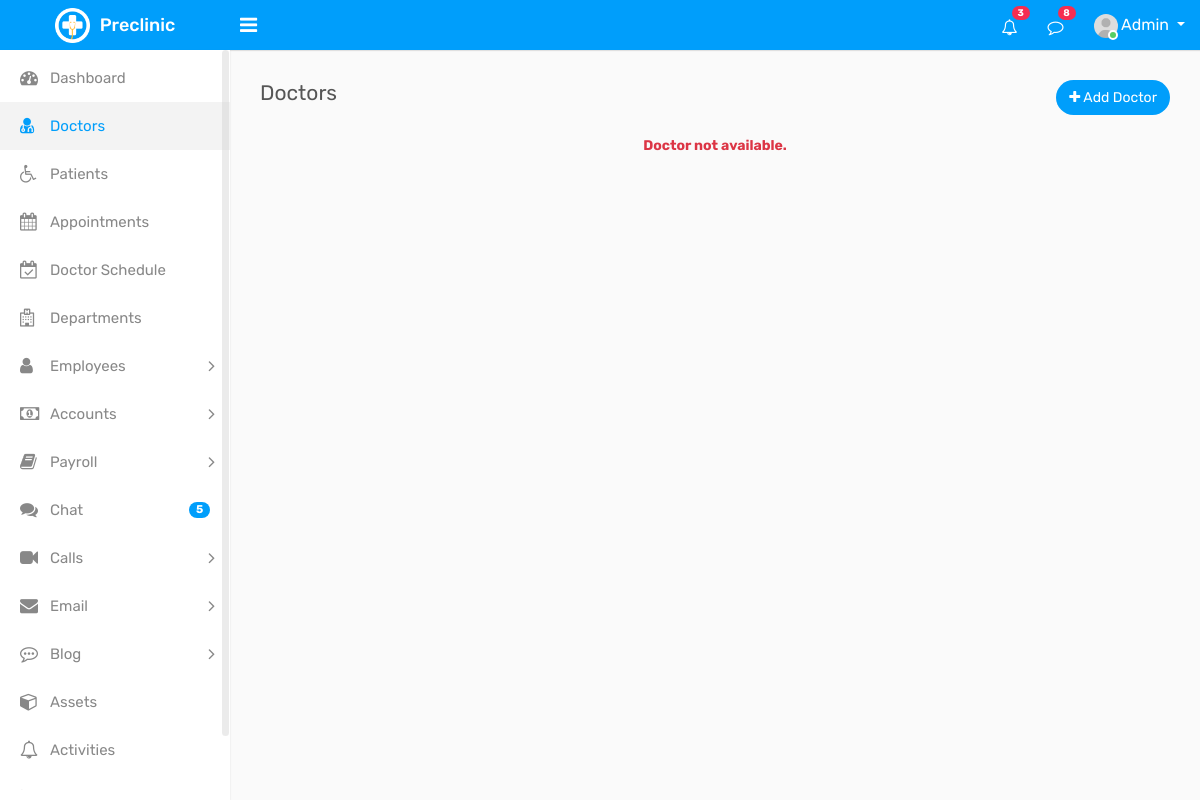
/doctors, run on an earlier commit of the app's database.
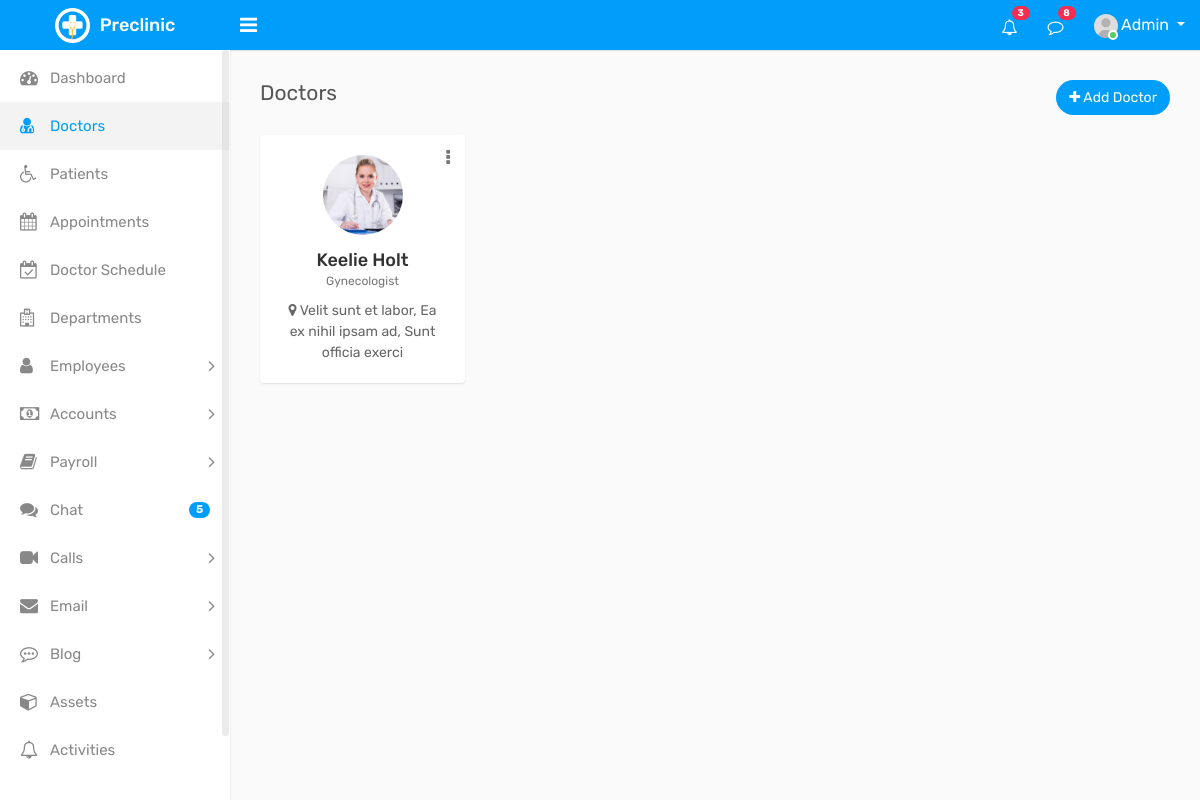
And on a later commit of the database.
### core/models.py (models this page shows, shortened)
class Doctor(models.Model):
    user = models.ForeignKey(User, on_delete=models.CASCADE)
    dob = models.DateField(
        auto_now=False, auto_now_add=False, null=True, blank=True)
    gender = models.CharField(max_length=50, null=True, blank=True)
    address = models.CharField(max_length=250, null=True, blank=True)
    country = models.CharField(max_length=250, null=True, blank=True)
    city = models.CharField(max_length=250, null=True, blank=True)
    state = models.CharField(max_length=250, null=True, blank=True)
    postal_code = models.CharField(max_length=50, null=True, blank=True)
    phone = models.CharField(max_length=50, null=True, blank=True)
    avatar = models.ImageField(
        upload_to="DoctorImage", default="default/user.jpg")
    short_dio = models.TextField(null=True, blank=True)
    status = models.CharField(max_length=50, null=True, blank=True)

### core/views.py (the view)
# urls.py: path('doctors', doctor, name="doctor-list"),
def doctor(request):
    doctors = Doctor.objects.order_by("-id")
    return render(request, "core/doctor.html", locals())

### core/templates/core/doctor.html (shortened to what this page needs)
{% extends 'base/base.html' %}
{% load static %}
{% block body %}
<div class="content">
    <div class="row">
        <div class="col-sm-4 col-3">
            <h4 class="page-title">Doctors</h4>
        </div>
        <div class="col-sm-8 col-9 text-right m-b-20">
            <a href="{% url 'add-doctor' %}" class="btn btn-primary btn-rounded float-right"><i class="fa fa-plus"></i>
                Add Doctor</a>
        </div>
    </div>
    <div class="row doctor-grid">
        {% if doctors %}
        {% for doctor in doctors %}
        <div class="col-md-4 col-sm-4  col-lg-3">
            <div class="profile-widget">
                <div class="doctor-img">
                    <a class="avatar" href="#"><img alt=""
                            src="{{doctor.avatar.url}}"></a>
                </div>
                <div class="dropdown profile-action">
                    <a href="#" class="action-icon dropdown-toggle" data-toggle="dropdown" aria-expanded="false"><i
                            class="fa fa-ellipsis-v"></i></a>
                </div>
                <h4 class="doctor-name text-ellipsis"><a href="#">{{doctor.user.first_name}} {{doctor.user.last_name}}</a></h4>
                <div class="doc-prof">Gynecologist</div>
                <div class="user-country">
                    <i class="fa fa-map-marker"></i> {{doctor.country}},
                    {{doctor.city}}, {{doctor.state}}
                </div>
            </div>
        </div>
        {% endfor %}
        {% else %}
        <p class="text-center text-danger w-100 font-weight-bold">Doctor not available.</p>
        {% endif %}
    </div>
</div>
{% endblock body %}

### templates/base/base.html (shortened to what this page needs)
<!DOCTYPE html>
{% load static %}
<html lang="en">
<head>
    <link rel="stylesheet" type="text/css" href="{% static 'base/assets/css/bootstrap.min.css' %}">
    <link rel="stylesheet" type="text/css" href="{% static 'base/assets/css/font-awesome.min.css' %}">
    <link rel="stylesheet" type="text/css" href="{% static 'base/assets/css/style.css' %}">
</head>
{% url 'home' as home %}
{% url 'doctor-list' as doctor %}
{% url 'add-doctor' as add_doctor %}
{% url 'patient-list' as patient %}
{% url 'add-patient' as add_patient %}
{% url 'appointment' as appointment %}
{% url 'add_appointment' as add_appointment %}
<body>
    <div class="main-wrapper">
        <div class="header">
            <div class="header-left">
                <a href="{% url 'home' %}" class="logo">
                    <img src="{% static 'base/assets/img/logo.png' %}" width="35" height="35" alt="">
                    <span>Preclinic</span>
                </a>
            </div>
            <a id="toggle_btn" href="javascript:void(0);"><i class="fa fa-bars"></i></a>
            <ul class="nav user-menu float-right">
                <li class="nav-item dropdown d-none d-sm-block">
                    <a href="#" class="dropdown-toggle nav-link" data-toggle="dropdown"><i class="fa fa-bell-o"></i>
                        <span class="badge badge-pill bg-danger float-right">3</span></a>
                </li>
                <li class="nav-item dropdown d-none d-sm-block">
                    <a href="javascript:void(0);" id="open_msg_box" class="hasnotifications nav-link"><i
                            class="fa fa-comment-o"></i> <span
                            class="badge badge-pill bg-danger float-right">8</span></a>
                </li>
                <li class="nav-item dropdown has-arrow">
                    <a href="#" class="dropdown-toggle nav-link user-link" data-toggle="dropdown">
                        <span class="user-img">
                            <img class="rounded-circle" src="{% static 'base/assets/img/user.jpg' %}" width="24"
                                alt="Admin">
                            <span class="status online"></span>
                        </span>
                        <span>Admin</span>
                    </a>
                </li>
            </ul>
        </div>
        <div class="sidebar" id="sidebar">
            <div class="sidebar-inner slimscroll">
                <div id="sidebar-menu" class="sidebar-menu">
                    <ul>
                        <li class=" mt-1 {% if request.path == home %} active {% endif %}">
                            <a href="{% url 'home' %}"><i class="fa fa-dashboard"></i> <span>Dashboard</span></a>
                        </li>
                        <li class="{% if request.path == doctor or request.path == add_doctor%} active {% endif %}">
                            <a href="{% url 'doctor-list' %}"><i class="fa fa-user-md"></i> <span>Doctors</span></a>
                        </li>
                        <li class="{% if request.path == patient or request.path == add_patient%} active {% endif %}">
                            <a href="{% url 'patient-list' %}"><i class="fa fa-wheelchair"></i>
                                <span>Patients</span></a>
                        </li>
                        <li class="">
                            <a href="{% url 'appointment' %}"><i class="fa fa-calendar"></i> <span>Appointments</span></a>
                        </li>
                        <li>
                            <a href="#"><i class="fa fa-calendar-check-o"></i> <span>Doctor
                                    Schedule</span></a>
                        </li>
                        <li>
                            <a href="#"><i class="fa fa-hospital-o"></i> <span>Departments</span></a>
                        </li>
                        <li class="submenu">
                            <a href="#"><i class="fa fa-user"></i> <span> Employees </span> <span
                                    class="menu-arrow"></span></a>
                        </li>
                        <li class="submenu">
                            <a href="#"><i class="fa fa-money"></i> <span> Accounts </span> <span
                                    class="menu-arrow"></span></a>
                        </li>
                        <li class="submenu">
                            <a href="#"><i class="fa fa-book"></i> <span> Payroll </span> <span
                                    class="menu-arrow"></span></a>
                        </li>
                        <li>
                            <a href="chat.html"><i class="fa fa-comments"></i> <span>Chat</span> <span
                                    class="badge badge-pill bg-primary float-right">5</span></a>
                        </li>
                        <li class="submenu">
                            <a href="#"><i class="fa fa-video-camera camera"></i> <span> Calls</span> <span
                                    class="menu-arrow"></span></a>
                        </li>
                        <li class="submenu">
                            <a href="#"><i class="fa fa-envelope"></i> <span> Email</span> <span
                                    class="menu-arrow"></span></a>
                        </li>
                        <li class="submenu">
                            <a href="#"><i class="fa fa-commenting-o"></i> <span> Blog</span> <span
                                    class="menu-arrow"></span></a>
                        </li>
                        <li>
                            <a href="assets.html"><i class="fa fa-cube"></i> <span>Assets</span></a>
                        </li>
                        <li>
                            <a href="activities.html"><i class="fa fa-bell-o"></i> <span>Activities</span></a>
                        </li>
                        <li class="submenu">
                            <a href="#"><i class="fa fa-flag-o"></i> <span> Reports </span> <span
                                    class="menu-arrow"></span></a>
                        </li>
                    </ul>
                </div>
            </div>
        </div>
        <div class="page-wrapper">
            {% block body %}{% endblock body %}
        </div>
    </div>
</body>
</html>

What changed in the data, as far as the page shows it:
added Doctor: avatar (picture), user.first_name "Keelie", user.last_name "Holt", country "Velit sunt et labor", city "Ea ex nihil ipsam ad", state "Sunt officia exerci"
Also different on the page:
text no longer shown: "Doctor not available."
